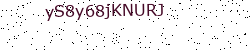

Python code for this plot:
# -*- coding: utf-8 -*-
"""
Created on Fri Jul  8 15:31:23 2022

@author: Acer
"""
# Librerias 
from selenium import webdriver
from selenium.webdriver.support.ui import WebDriverWait 
from selenium.webdriver.common.by import By
from selenium.webdriver.support import expected_conditions as EC

from PIL import Image
from io import BytesIO
import time


# opc de navegaciones
options = webdriver.EdgeOptions()
options.add_argument('--start-maximized')
options.add_argument('--disable-extensions')

driver_path = 'C:\\Users\\Acer\\Desktop\\data engineer\\msedgedriver.exe'

driver = webdriver.Edge(driver_path)


# Inciar el navegador
driver.get('http://challenge01.root-me.org/programmation/ch8/')

# Buscar la img de la web HTML & save
img = driver.find_element(By.XPATH, '/html/body/img')

img_encontrada = img.location

size = img.size

g_img = driver.get_screenshot_as_png()
img2 = Image.open(BytesIO(g_img))
left = img_encontrada['x']
top = img_encontrada['y']
rigth = img_encontrada['x'] + size['width']
bottom = img_encontrada['y'] + size['height']
img2 = img2.crop((left, top, rigth, bottom))

img2.save('CAPTCHA.png')

# driver.quit()
